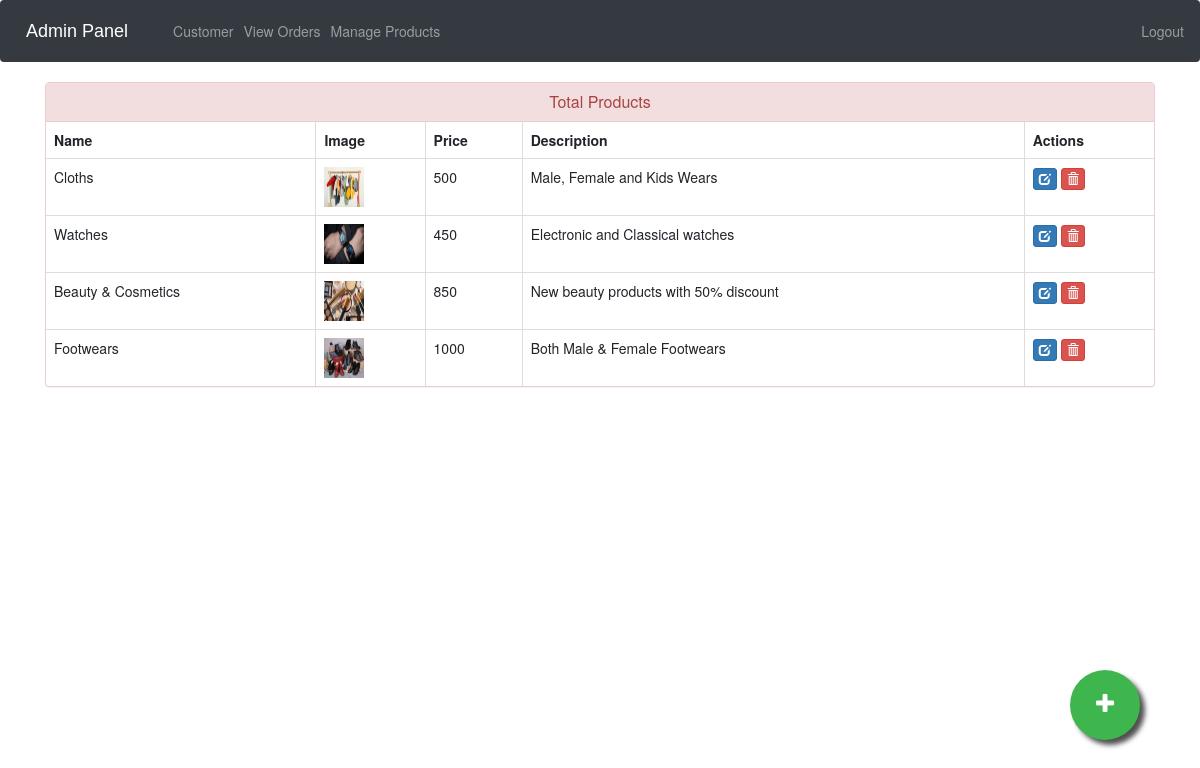
The page /admin-products (signed in) on the database its author committed.
### ecom/models.py (models this page shows, shortened)
class Product(models.Model):
    id = models.AutoField(primary_key=True)
    name=models.CharField(max_length=40)
    product_image= models.ImageField(upload_to='product_image/',null=True,blank=True)
    price = models.PositiveIntegerField()
    description=models.CharField(max_length=40)

### ecom/views.py (the view)
# urls.py: path('admin-products', views.admin_products_view,name='admin-products'),
@login_required(login_url='adminlogin')
def admin_products_view(request):
    products=models.Product.objects.all()
    return render(request,'ecom/admin_products.html',{'products':products})

### templates/ecom/admin_products.html (shortened to what this page needs)
{% extends 'ecom/admin_base.html' %}
{% load static %}
{% block content %}
<head>
  <link href="//netdna.bootstrapcdn.com/bootstrap/3.0.0/css/bootstrap.min.css" rel="stylesheet" id="bootstrap-css">
</head>
<div class="container">
  <div class="panel panel-danger">
    <div class="panel-heading">
      <h6 class="panel-title">Total Products</h6>
    </div>
    <table class="table table-hover table-bordered" id="dev-table">
      <thead>
        <tr>
          <th>Name</th>
          <th>Image</th>
          <th>Price</th>
          <th>Description</th>
          <th>Actions</th>
        </tr>
      </thead>
      {% for p in products %}
  {% if p %}
  <tr>
    <td>{{ p.name }}</td>
    {% if p.product_image %}
        <td><img src="{{ p.product_image.url }}" alt="Product Image" height="40px" width="40px" /></td>
    {% else %}
        <td>No Image Available</td>
    {% endif %}
    <td>{{ p.price }}</td>
    <td>{{ p.description }}</td>
    <td>
        <a class="btn btn-primary btn-xs" href="{% url 'update-product' p.id %}">
            <span class="glyphicon glyphicon-edit"></span>
        </a>
        <a class="btn btn-danger btn-xs" href="{% url 'delete-product' p.id %}">
            <span class="glyphicon glyphicon-trash"></span>
        </a>
    </td>
</tr>
      {%else%}
      <br><br><br>
      <h1>No Products!!</h1>
      {% endif %}
      {% endfor %}
    </table>
  </div>
</div>
<a href="/admin-add-product" class="float">
<i class="fa fa-plus my-float"></i>
</a>
{% endblock content %}

### templates/ecom/admin_base.html (style rules this page uses)
.fa { font-size: 23px; width: 60px; text-align: center; text-decoration: none; margin: 5px 2px; border-radius: 50%; }

### templates/ecom/admin_products.html (style rules this page uses)
a:link { text-decoration: none; }
h6 { text-align: center; }
.float { position:fixed; width:70px; height:70px; bottom:60px; right:60px; background-color:#3eb54d; color:#FFF; border-radius:50px; text-align:center; box-shadow: 5px 5px 5px #505050; }
.my-float { margin-top:22px; }

### rows shown on the page
Product: name "Cloths", product_image (picture), price "500", description "Male, Female and Kids Wears"
Product: name "Watches", product_image (picture), price "450", description "Electronic and Classical watches"
Product: name "Beauty & Cosmetics", product_image (picture), price "850", description "New beauty products with 50% discount"
Product: name "Footwears", product_image (picture), price "1000", description "Both Male & Female Footwears"
